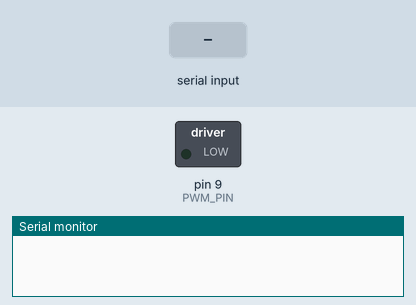
Simulated run of this sketch. Board: Arduino Uno, built with avr-gcc and run on an emulated ATmega328P. On the bench: switched loads named in the sketch (green lamp = pin HIGH), the last lines printed to the serial monitor. Inputs (shaded band) come from the test bench.

Above: at 1.2 s.
1.3 s: "1000\n" received over Serial
At 2.4 s:
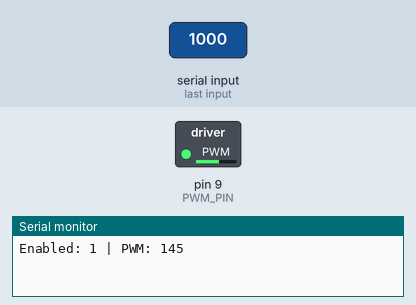
2.8 s: "1001\n" received over Serial
At 3.5 s:
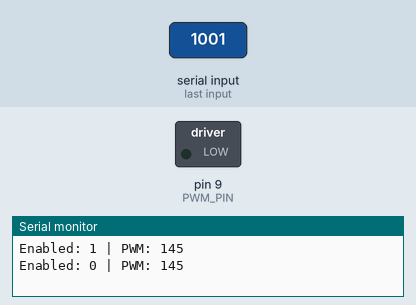
Timing chart, 0 to 5.8 s (numbered marks = the images above; inputs shaded):
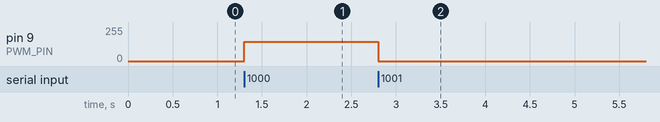

The sketch:

centerifuge.ino
```cpp
/****************************************************
 * Centrifuge PWM Controller (Serial Commands)
 *
 * Commands received over Serial (newline terminated):
 *  1000  -> Motor ON
 *  1001  -> Motor OFF
 *  1     -> Increment speed by 1
 * -1     -> Decrement speed by 1
 ****************************************************/

// ===== Includes =====
// (Arduino core provides everything needed)

// ===== Pin Configuration =====
const int PWM_PIN = 9;

// ===== Safety Limits =====
const int MAX_PWM = 160;
const int MIN_PWM = 145;

// ===== State Variables =====
int currentPWM = 0;
bool motorEnabled = false;

void setup() {
  Serial.begin(115200);
  pinMode(PWM_PIN, OUTPUT);
  analogWrite(PWM_PIN, 0);   // motor off at boot
}

void loop() {
  if (Serial.available() > 0) {
    int cmd = Serial.parseInt();

    // Flush remaining characters (newline, etc.)
    while (Serial.available()) {
      Serial.read();
    }

    // -------- Command Handling --------
    if (cmd == 1000) {
      motorEnabled = true;           // ON
    }
    else if (cmd == 1001) {
      motorEnabled = false;          // OFF
    }
    else if (cmd == 1) {
      currentPWM += 1;               // increment
    }
    else if (cmd == -1) {
      currentPWM -= 1;               // decrement
    }

    // -------- Clamp PWM --------
    if (currentPWM > MAX_PWM) currentPWM = MAX_PWM;
    if (currentPWM < MIN_PWM) currentPWM = MIN_PWM;

    // -------- Output --------
    if (motorEnabled) {
      analogWrite(PWM_PIN, currentPWM);
    } else {
      analogWrite(PWM_PIN, 0);
    }

    // -------- Debug --------
    Serial.print("Enabled: ");
    Serial.print(motorEnabled);
    Serial.print(" | PWM: ");
    Serial.println(currentPWM);
  }
}
```

Measured:
- after the input at 1.3 s, pin 9 (PWM_PIN): 0/255 → 145/255 at once
- after the input at 2.8 s, pin 9 (PWM_PIN): 145/255 → 0/255 at once
